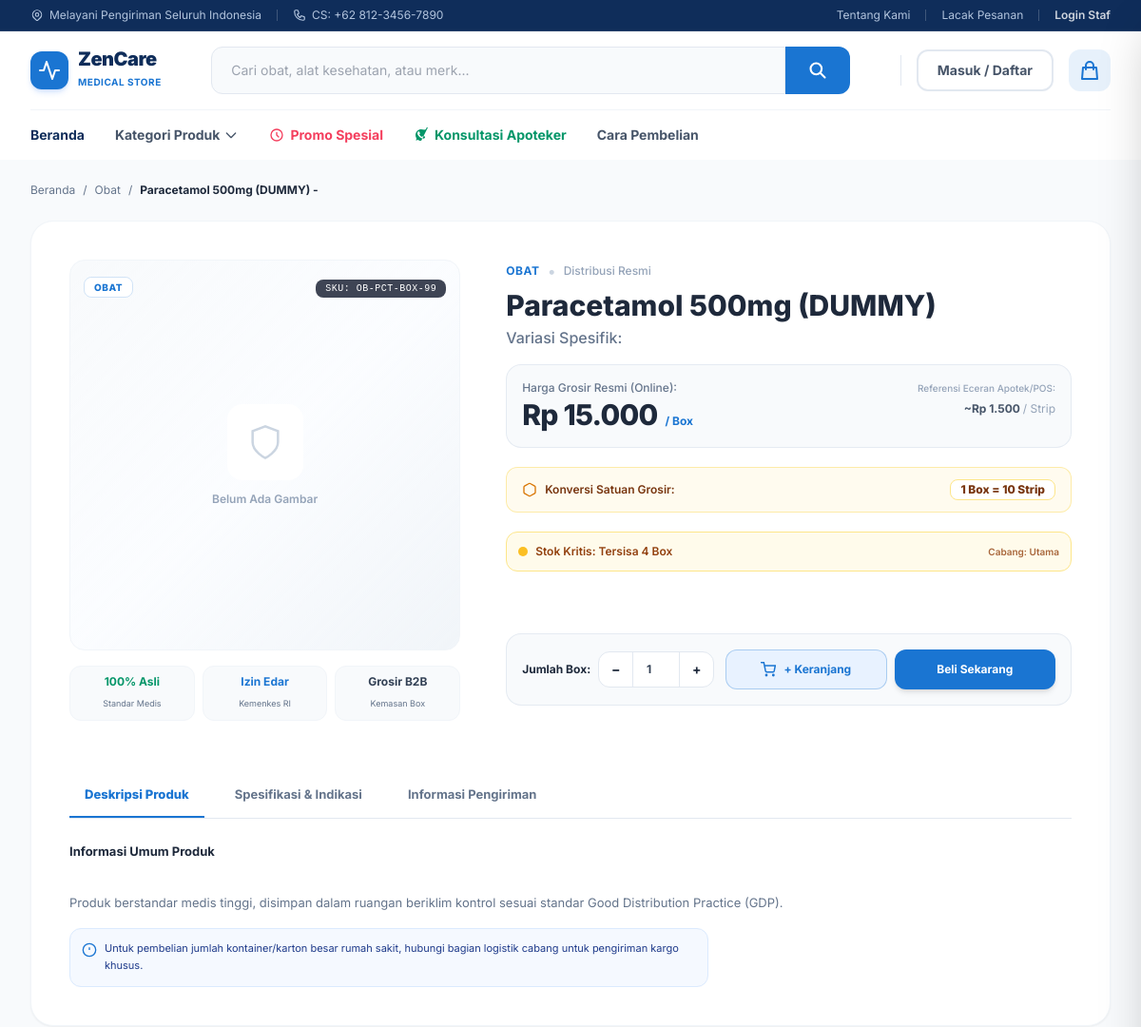
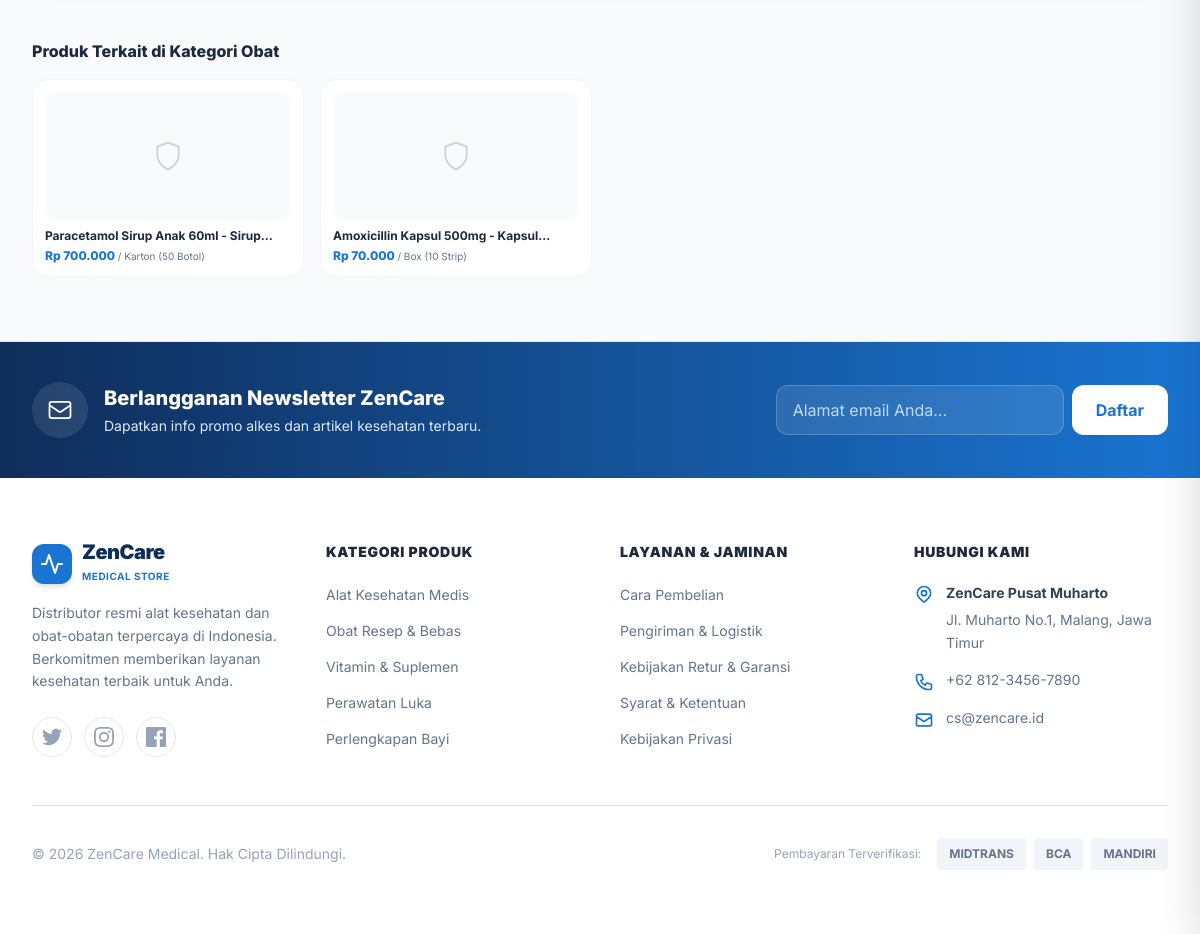
The app's page /ecommerce/produk.php?id=4 with its own data (2 pictures, top to bottom).
### tables this page shows
CREATE TABLE `produk_variasi` (
  `id` int(11) NOT NULL AUTO_INCREMENT,
  `id_produk_induk` int(11) DEFAULT NULL,
  `sku_variasi` varchar(50) NOT NULL,
  `nama_variasi` varchar(100) NOT NULL,
  `satuan_kecil` varchar(50) NOT NULL DEFAULT 'Pcs',
  `satuan_besar` varchar(50) NOT NULL DEFAULT 'Box',
  `rasio_konversi` smallint(6) NOT NULL DEFAULT 1,
  `harga_jual_kecil` decimal(12,2) NOT NULL DEFAULT 0.00,
  `harga_jual_besar` decimal(12,2) NOT NULL DEFAULT 0.00,
  `stok_minimum` int(11) NOT NULL DEFAULT 5,
  `berat` int(11) NOT NULL DEFAULT 100,
  `tampil_di_online` tinyint(1) DEFAULT 1,
  `is_active` tinyint(1) DEFAULT 1,
  `gambar` varchar(500) DEFAULT NULL,
  PRIMARY KEY (`id`),
  UNIQUE KEY `sku_variasi` (`sku_variasi`),
  KEY `id_produk_induk` (`id_produk_induk`),
  CONSTRAINT `produk_variasi_ibfk_1` FOREIGN KEY (`id_produk_induk`) REFERENCES `produk_induk` (`id`) ON DELETE SET NULL
);

CREATE TABLE `produk_induk` (
  `id` int(11) NOT NULL AUTO_INCREMENT,
  `sku_induk` varchar(50) NOT NULL,
  `nama_produk` varchar(150) NOT NULL,
  `deskripsi` text DEFAULT NULL,
  `spesifikasi` text DEFAULT NULL COMMENT 'Spesifikasi teknis medis',
  `info_pengiriman` text DEFAULT NULL,
  `kategori` enum('Obat','Alat Kesehatan') NOT NULL,
  `gambar` varchar(255) DEFAULT NULL,
  `is_active` tinyint(1) DEFAULT 1,
  `batas_hari_expired` int(11) DEFAULT 0,
  `created_at` timestamp NOT NULL DEFAULT current_timestamp(),
  PRIMARY KEY (`id`),
  UNIQUE KEY `sku_induk` (`sku_induk`)
);

### ecommerce/produk.php (the view, shortened to what the rows shown need)
<?php
$productId = intval($_GET['id'] ?? 0);
require_once __DIR__ . '/header.php';
$stmt = $pdo->prepare("
    SELECT v.id, v.id_produk_induk,
           i.nama_produk AS nama_induk,
           v.nama_variasi,
           CONCAT(i.nama_produk, ' - ', v.nama_variasi) AS nama_lengkap,
           i.kategori,
           v.harga_jual_besar AS harga_jual,
           v.harga_jual_kecil AS harga_eceran,
           v.berat AS berat_gram,
           i.gambar,
           v.sku_variasi,
           i.deskripsi,
           COALESCE(sc.stok, 0) AS stok_sistem,
           v.satuan_besar, v.satuan_kecil, v.rasio_konversi
    FROM produk_variasi v
    JOIN produk_induk i ON v.id_produk_induk = i.id
    LEFT JOIN stok_toko sc ON sc.id_variasi = v.id
    WHERE v.id = ? AND v.is_active = 1 AND i.is_active = 1
");
$stmt->execute([$productId]);
$p = $stmt->fetch();
$rasio       = intval($p['rasio_konversi']) ?: 1;
$harga       = floatval($p['harga_jual']);
$hargaEceran = floatval($p['harga_eceran']);
$satBesar    = $p['satuan_besar'] ?: 'Box';
$satKecil    = $p['satuan_kecil'] ?: 'Pcs';
$stmtRelated = $pdo->prepare("
    SELECT v.id, i.nama_produk AS nama_induk, v.nama_variasi, v.harga_jual_besar AS harga_jual, i.gambar, v.satuan_besar
    FROM produk_variasi v
    JOIN produk_induk i ON v.id_produk_induk = i.id
    WHERE i.kategori = ? AND v.id != ? AND v.is_active = 1
    LIMIT 4
");
$stmtRelated->execute([$p['kategori'], $p['id']]);
$related = $stmtRelated->fetchAll();
?>
<main class="max-w-7xl mx-auto px-4 lg:px-8 py-6 flex-1 w-full">
    <nav class="flex items-center gap-2 text-xs text-zcMut mb-6">
        <a href="index.php" class="hover:text-zc transition">Beranda</a>
        <span>/</span>
        <a href="kategori.php?kategori=<?= urlencode($p['kategori']) ?>" class="hover:text-zc transition"><?= htmlspecialchars($p['kategori']) ?></a>
        <span>/</span>
        <span class="text-zcTxt font-bold truncate max-w-xs"><?= htmlspecialchars($p['nama_lengkap']) ?></span>
    </nav>
    <div class="bg-white rounded-3xl border border-slate-100 p-6 sm:p-8 lg:p-10 shadow-sm mb-10">
        <div class="grid grid-cols-1 lg:grid-cols-12 gap-8 lg:gap-12">
            <div class="lg:col-span-5 flex flex-col items-center">
                <div class="relative w-full aspect-square rounded-2xl bg-gradient-to-br from-slate-50 via-blue-50/25 to-slate-100 border border-slate-100 flex items-center justify-center p-8 overflow-hidden shadow-xs">
                    <div class="absolute top-3.5 left-3.5">
                        <span class="px-2.5 py-1 bg-white/95 backdrop-blur-md text-zc text-[10px] font-extrabold rounded-lg border border-zc/20 uppercase tracking-wider shadow-xs">
                            <?= htmlspecialchars($p['kategori']) ?>
                        </span>
                    </div>
                    <?php if ($p['sku_variasi']): ?>
                    <div class="absolute top-3.5 right-3.5">
                        <span class="px-2.5 py-1 bg-slate-900/80 text-white text-[10px] font-mono rounded-lg tracking-wider shadow-xs">
                            SKU: <?= htmlspecialchars($p['sku_variasi']) ?>
                        </span>
                    </div>
                    <?php endif; ?>
                </div>
            </div>
            <div class="lg:col-span-7 flex flex-col">
                <div class="mb-4">
                    <div class="flex items-center gap-2 mb-1.5">
                        <span class="text-xs font-bold text-zc uppercase tracking-wider"><?= htmlspecialchars($p['kategori']) ?></span>
                        <span class="text-slate-300">&bull;</span>
                        <span class="text-xs text-slate-400 font-medium">Distribusi Resmi</span>
                    </div>
                    <h1 class="text-xl sm:text-2xl lg:text-3xl font-extrabold text-zcTxt leading-tight">
                        <?= htmlspecialchars($p['nama_induk']) ?>
                    </h1>
                    <p class="text-base text-zcMut font-medium mt-1">
                        Variasi Spesifik: <strong class="text-zcTxt"><?= htmlspecialchars($p['nama_variasi']) ?></strong>
                    </p>
                </div>
                <div class="p-4 bg-slate-50/90 border border-slate-200/80 rounded-2xl mb-5 flex flex-col sm:flex-row sm:items-baseline justify-between gap-2">
                    <div>
                        <div class="flex items-baseline gap-2">
                            <span class="text-2xl sm:text-3xl font-extrabold text-zcTxt tracking-tight">
                                Rp <?= number_format($harga, 0, ',', '.') ?>
                            </span>
                            <span class="text-xs font-bold text-zc">/ <?= htmlspecialchars($satBesar) ?></span>
                        </div>
                    </div>
                    <?php if ($hargaEceran > 0): ?>
                    <div class="sm:text-right border-t sm:border-t-0 pt-2 sm:pt-0 border-slate-200">
                        <span class="text-[10px] text-slate-400 block font-medium">Referensi Eceran Apotek/POS:</span>
                        <span class="text-xs font-bold text-slate-600">
                            ~Rp <?= number_format($hargaEceran, 0, ',', '.') ?> <span class="font-normal text-slate-400">/ <?= htmlspecialchars($satKecil) ?></span>
                        </span>
                    </div>
                    <?php endif; ?>
                </div>
                <div class="flex items-center justify-between px-4 py-3 bg-amber-50/80 border border-amber-200/70 rounded-xl text-xs mb-5">
                    <div class="flex items-center gap-2 text-amber-900 font-semibold">
                        <svg class="w-4 h-4 text-amber-600 shrink-0" viewBox="0 0 24 24" fill="none" stroke="currentColor" stroke-width="2" stroke-linecap="round"><path d="M21 16V8a2 2 0 00-1-1.73l-7-4a2 2 0 00-2 0l-7 4A2 2 0 003 8v8a2 2 0 001 1.73l7 4a2 2 0 002 0l7-4A2 2 0 0021 16z"/></svg>
                        <span>Konversi Satuan Grosir:</span>
                    </div>
                    <span class="font-extrabold text-amber-900 bg-white px-2.5 py-0.5 rounded-lg border border-amber-200 shadow-xs">
                        1 <?= htmlspecialchars($satBesar) ?> = <?= $rasio ?> <?= htmlspecialchars($satKecil) ?>
                    </span>
                </div>
            </div>
        </div>
        <div class="mt-10 pt-4">
            <div class="bg-white text-[13px] leading-relaxed text-zcMut">
                <div id="tab-desc" class="block animate-fade-in">
                    <h4 class="font-bold text-zcTxt mb-3">Informasi Umum Produk</h4>
                    <p class="whitespace-pre-line mb-4">
                        <?= htmlspecialchars($p['deskripsi'] ?? 'Produk berstandar medis tinggi, disimpan dalam ruangan beriklim kontrol sesuai standar Good Distribution Practice (GDP).') ?>
                    </p>
                    <div class="p-3 bg-blue-50/60 border border-blue-100 rounded-xl text-[11px] text-blue-900 flex items-start gap-2 max-w-2xl">
                        <svg class="w-4 h-4 text-zc shrink-0 mt-0.5" viewBox="0 0 24 24" fill="none" stroke="currentColor" stroke-width="2"><circle cx="12" cy="12" r="10"/><line x1="12" y1="8" x2="12" y2="12"/><line x1="12" y1="16" x2="12.01" y2="16"/></svg>
                        <span>Untuk pembelian jumlah kontainer/karton besar rumah sakit, hubungi bagian logistik cabang untuk pengiriman kargo khusus.</span>
                    </div>
                </div>
            </div>
        </div>
    </div>
    <?php if (!empty($related)): ?>
    <section class="mb-10">
        <h3 class="text-base font-extrabold text-zcTxt mb-4">Produk Terkait di Kategori <?= htmlspecialchars($p['kategori']) ?></h3>
        <div class="grid grid-cols-2 sm:grid-cols-4 gap-4">
            <?php foreach ($related as $rel): ?>
            <a href="produk.php?id=<?= $rel['id'] ?>" class="p-3 bg-white rounded-2xl border border-slate-100 hover:border-zc/40 hover:shadow-md transition-all group flex flex-col">
                <div class="h-32 rounded-xl bg-slate-50 p-2 flex items-center justify-center mb-2 overflow-hidden">
                    <?php if (!empty($rel['gambar'])): ?>
                        <img src="../<?= htmlspecialchars($rel['gambar']) ?>" alt="" class="w-full h-full object-contain group-hover:scale-105 transition" onerror="this.onerror=null; this.src='<?= htmlspecialchars($rel['gambar']) ?>';">
                    <?php else: ?>
                        <svg class="w-8 h-8 text-slate-300" viewBox="0 0 24 24" fill="none" stroke="currentColor" stroke-width="1.5"><path d="M12 22s8-4 8-10V5l-8-3-8 3v7c0 6 8 10 8 10z"/></svg>
                    <?php endif; ?>
                </div>
                <h4 class="text-xs font-bold text-zcTxt group-hover:text-zc line-clamp-1 mb-1">
                    <?= htmlspecialchars($rel['nama_induk']) ?> - <?= htmlspecialchars($rel['nama_variasi']) ?>
                </h4>
                <span class="text-xs font-extrabold text-zc mt-auto">
                    Rp <?= number_format($rel['harga_jual'], 0, ',', '.') ?> <span class="text-[10px] font-normal text-zcMut">/ <?= htmlspecialchars($rel['satuan_besar'] ?: 'Box') ?></span>
                </span>
            </a>
            <?php endforeach; ?>
        </div>
    </section>
    <?php endif; ?>
</main>
<?php require_once __DIR__ . '/footer.php'; ?>

### records on screen
produk_variasi: id_produk_induk.kategori "Obat", id_produk_induk.kategori "OBAT", sku_variasi "OB-PCT-BOX-99", id_produk_induk.nama_produk "Paracetamol 500mg (DUMMY)", harga_jual_besar "15.000", satuan_besar "Box", harga_jual_kecil "1.500", satuan_kecil "Strip", rasio_konversi "10", id_produk_induk.deskripsi "Produk berstandar medis tinggi, disimpan dalam ruangan beriklim kontrol sesuai standar Good Distribution Practice (GDP)."
produk_variasi: id_produk_induk.nama_produk "Paracetamol Sirup Anak 60ml", harga_jual_besar "700.000", satuan_besar "Karton (50 Botol)"
produk_variasi: id_produk_induk.nama_produk "Amoxicillin Kapsul 500mg", harga_jual_besar "70.000", satuan_besar "Box (10 Strip)"

### other values on screen
$p['nama_lengkap'] "Paracetamol 500mg (DUMMY) -"
$stokLabel "Stok Kritis: Tersisa 4 Box"
$cabangAktif['nama'] "Utama"
